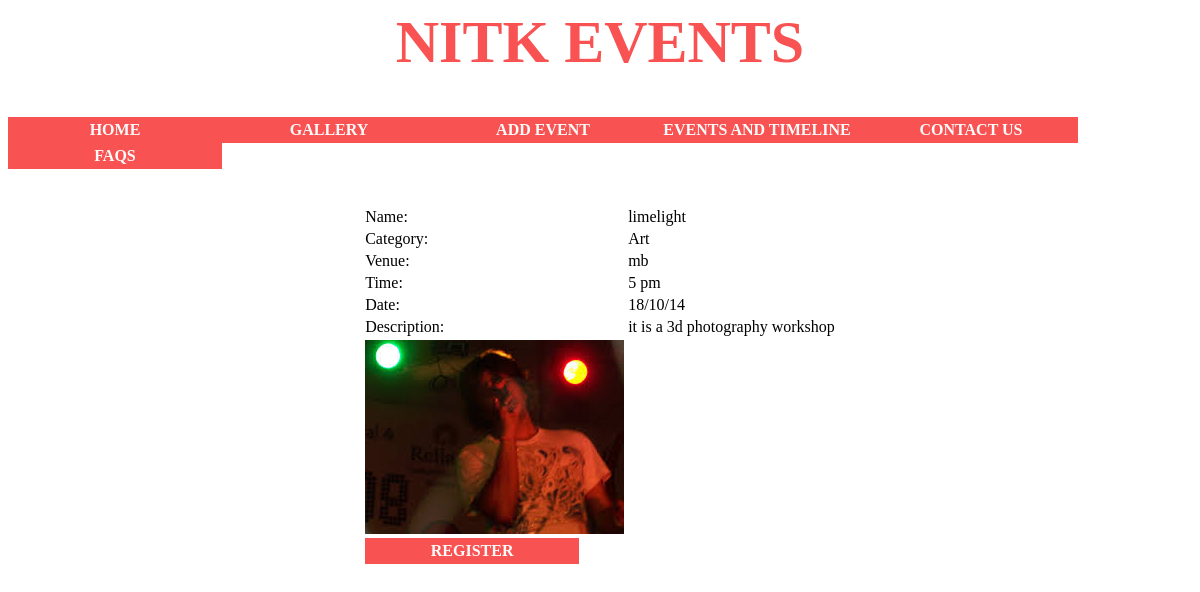
Page /viewevent.php?eventid=3 on the committed database.
### tables this page shows
create table event(
eid int primary key AUTO_INCREMENT,
name varchar(256),
edate varchar(256) ,
etime varchar(256),
poster varchar(256),
video varchar(256),
description varchar(256),
oid int,
category varchar(256),
venue varchar(256),
 
 
 
 
 
seats int,
prerequisites varchar (256),
foreign key(oid) references organizer(oid) 
 );

### viewevent.php (the view, shortened to what this page needs)
<html>
<?php
require "header.php";
?>
<body>
        <?php
            if($con = connect())
            {
                $eid = $_REQUEST['eventid'];
                $quer = "select * from event where eid = '$eid'";
                $result = $con->query($quer);
                if($row = $result->fetch_assoc()){
                    echo "<table align = 'center'>";
                    echo "<tr><td>Name:</td><td>".$row['name']."</td></tr>";
                    echo "<tr><td>Category:</td><td>".$row['category']."</td></tr>";
                    echo "<tr><td>Venue:</td><td>".$row['venue']."</td></tr>";
                    echo "<tr><td>Time:</td><td>".$row['etime']."</td></tr>";
                    echo "<tr><td>Date:</td><td>".$row['edate']."</td></tr>";
                    echo "<tr><td>Description:</td><td>".$row['description']."</td></tr>";
                    $eventTarget= "register.php?eventid=".$eid;
                    $poster = $row['poster'];
                    echo "<tr><td><img src = '$poster' /></td></tr>";
                    echo "<tr><td><a href='$eventTarget'>register</a></td></tr>";
                    echo "</table>";
                }
            }
        ?>
	</body>
</html>

### link.css (style rules this page uses)
a:link,a:visited { display:block; width:206px; font-weight:bold; color:#FAFAFA; background-color:#f95252; text-align:center; padding:4px; text-decoration:none; text-transform:uppercase; }

### rows in the picture
event: name "limelight", category "Art", venue "mb", etime "5 pm", edate "18/10/14", description "it is a 3d photography workshop", poster (picture)
